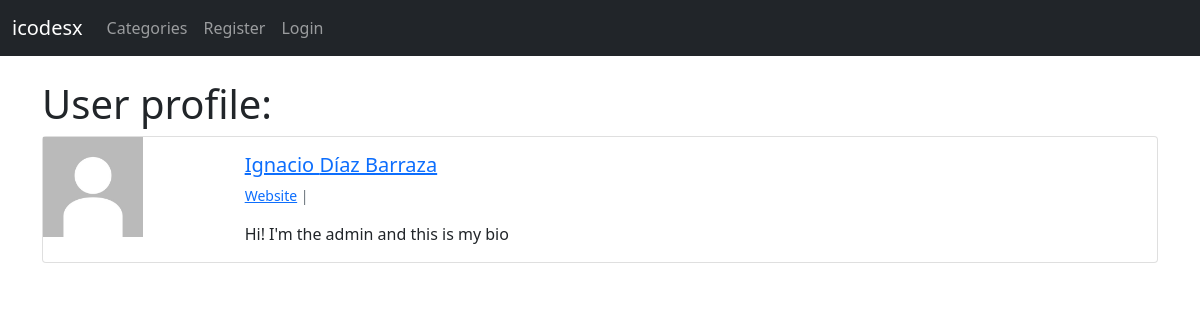
/users/2/profile/, run on an earlier commit of the app's database.
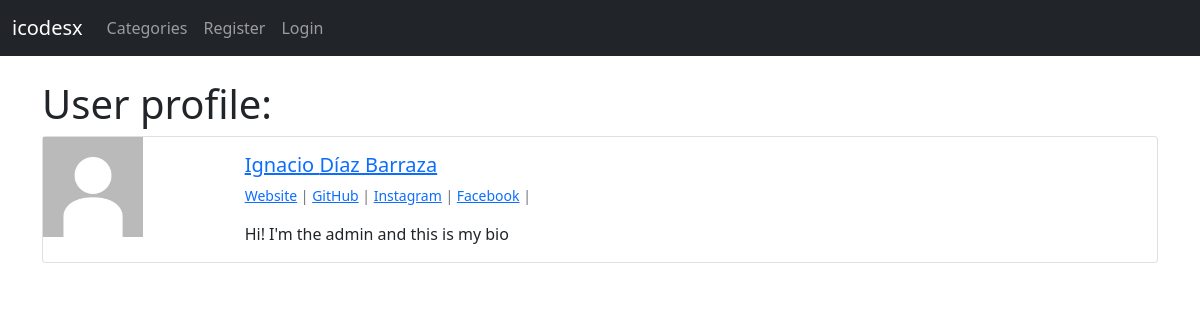
And on a later commit of the database.
### blogapp/models.py (models this page shows, shortened)
class Profile(models.Model):
    user = models.OneToOneField(User, null=True, on_delete=models.CASCADE)
    bio = models.TextField()
    profile_pic = models.ImageField(
        null=True, blank=True, upload_to='images/profile/')
    website_url = models.CharField(max_length=255, null=True, blank=True)
    facebook_url = models.CharField(max_length=255, null=True, blank=True)
    instagram_url = models.CharField(max_length=255, null=True, blank=True)
    twitter_url = models.CharField(max_length=255, null=True, blank=True)
    github_url = models.CharField(max_length=255, null=True, blank=True)

### users/views.py (the view)
# urls.py: path('<int:pk>/profile/', ProfilePageView.as_view(), name='profile-page'),
class ProfilePageView(DetailView):
    model = Profile
    template_name = 'registration/user-profile.html'
    def get_context_data(self, *args, **kwargs):
        context = super(ProfilePageView, self).get_context_data(
            *args, **kwargs)
        page_user = get_object_or_404(Profile, id=self.kwargs['pk'])
        context['page_user'] = page_user
        return context

### users/templates/registration/user-profile.html
{% extends 'base.html' %}
{% load static %}
{% block content %}
    <h1>User profile:</h1>
    <div class="card mb-3">
        <div class="row g-0">
            <div class="col-md-2">
              {% if page_user.profile_pic %}
              <img src="{{ page_user.profile_pic.url }}" alt="..." width="100">
              {% else %}
              <img src="{% static 'blogapp/images/default_profile_pic.jpg' %}" alt="..." width="100">
              {% endif %}
            </div>
          <div class="col-md-10">
            <div class="card-body">
              <h5 class="card-title"><a href="{% url 'profile-page' post.author.profile.id %}">{{ page_user.user.first_name }} {{ page_user.user.last_name }}</a></h5>
              <p class="small text-muted">
                {% if page_user.website_url %}
                    <a href="{{ page_user.website_url }}">Website</a> |
                {% endif %}
                {% if page_user.github_url %}
                <a href="{{ page_user.github_url }}">GitHub</a> |
                {% endif %}
                {% if page_user.instagram_url %}
                <a href="{{ page_user.instagram_url }}">Instagram</a> |
                {% endif %}
                {% if page_user.facebook_url %}
                <a href="{{ page_user.facebook_url }}">Facebook</a> |
                {% endif %}
              </p>
              <p class="card-text">{{ page_user.bio }}</p>
            </div>
          </div>
        </div>
      </div>
{% endblock %}

### blogapp/templates/base.html (shortened to what this page needs)
<!doctype html>
<html lang="en">
<head>
    <link href="https://cdn.jsdelivr.net/npm/bootstrap@5.0.0-beta1/dist/css/bootstrap.min.css" rel="stylesheet">
</head>
<body>
    <nav class="navbar navbar-expand-lg navbar-dark bg-dark">
        <div class="container-fluid">
          <a class="navbar-brand" href="{% url 'index' %}">icodesx</a>
          <div class="collapse navbar-collapse" id="navbarSupportedContent">
            <ul class="navbar-nav me-auto mb-2 mb-lg-0">
              {% if cat_menu %}
                <li class="nav-item dropdown">
                  <a class="nav-link dropdown-toggle" href="#" id="navbarDropdown" role="button" data-bs-toggle="dropdown" aria-expanded="false">
                    Categories
                  </a>
                  <ul class="dropdown-menu" aria-labelledby="navbarDropdown">
                    {% for item in cat_menu %}
                    <li><a class="dropdown-item" href="{% url 'category' item|slugify %}">{{ item }}</a></li>
                    {% endfor %}
                  </ul>
                </li>
              {% else %}
                <li class="nav-item">
                  <a class="nav-link" href="{% url 'category-list' %}">Categories</a>
                </li>
              {% endif %}
              {% if user.is_authenticated %}
                <li class="nav-item">
                  <a class="nav-link" href="{% url 'add-post' %}">Add new post</a>
                </li>
                <li class="nav-item">
                  <a class="nav-link" href="{% url 'add-category' %}">Add category</a>
                </li>
                  </ul>
                </li>
              {% else %}
                <li class="nav-item">
                  <a class="nav-link" href="{% url 'register' %}">Register</a>
                </li>
                <li class="nav-item">
                  <a class="nav-link" href="{% url 'login' %}">Login</a>
                </li>
              {% endif %}
          </div>
        </div>
      </nav>
    <br>
    <div class="container">
        {% block content %}
        {% endblock %}
    </div>
</body>
</html>

What changed in the data, as far as the page shows it:
changed Profile "Hi! I'm the admin and this is my bio": github_url empty → "https://github.com/admin" (drawn)
Also different on the page:
text now shown: "GitHub | Instagram | Facebook |"
